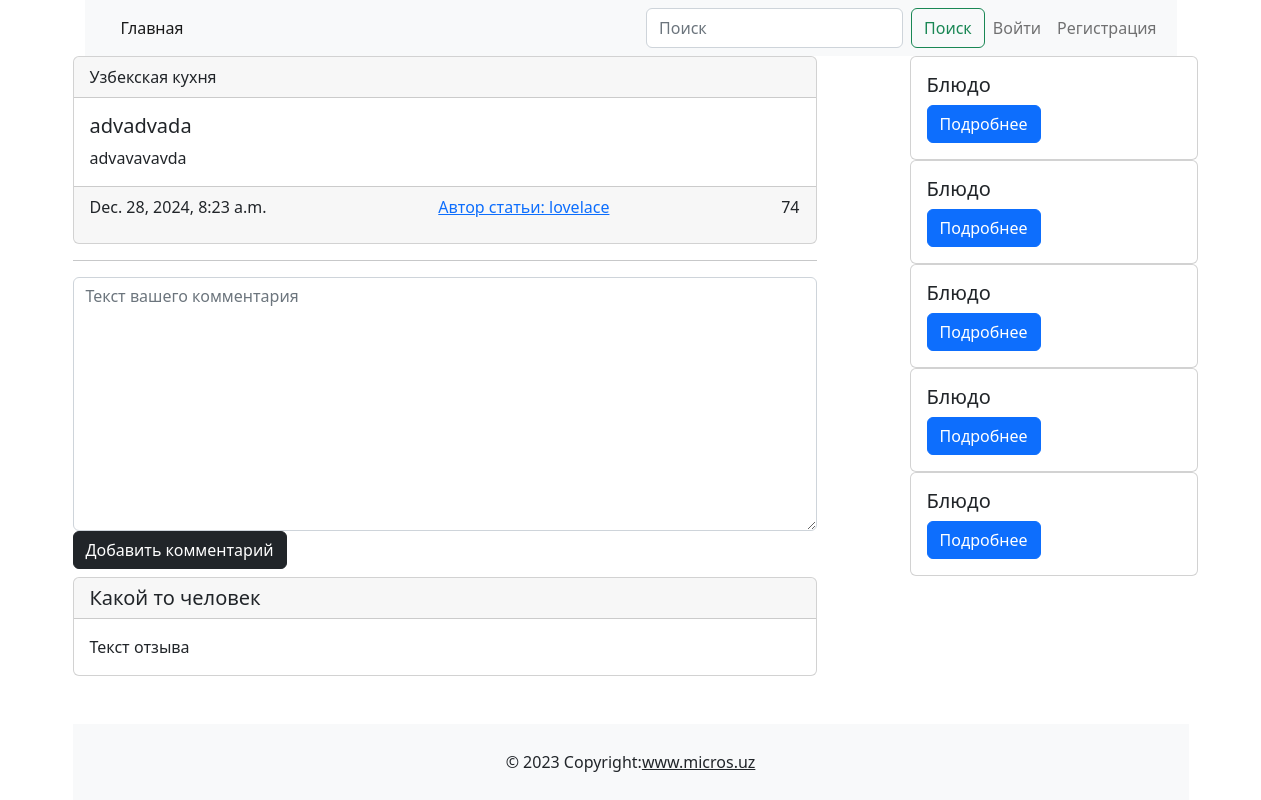
Page /post/advadvada on the earlier database version.
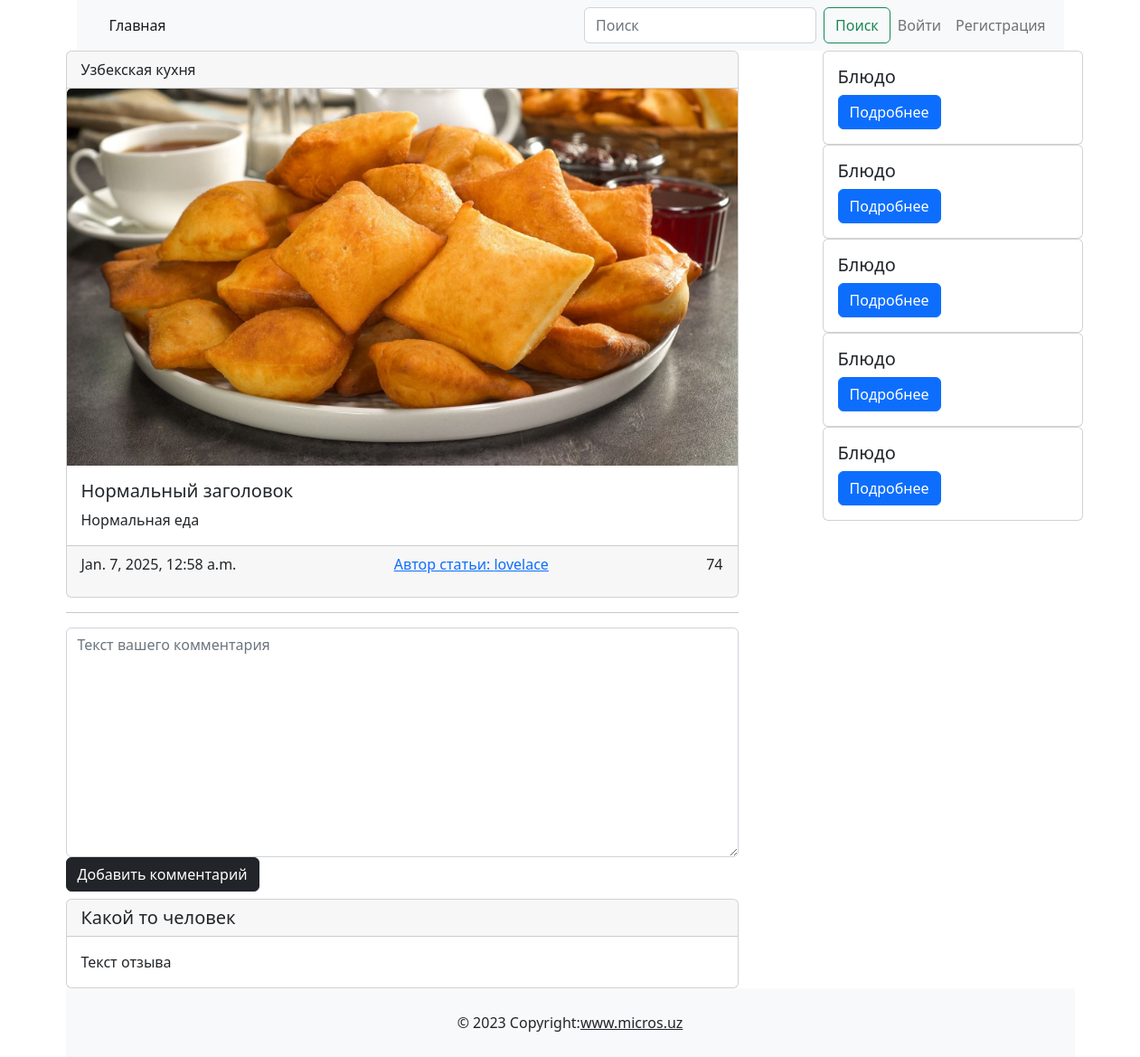
Same page on the later database version.
### main/models.py (models this page shows, shortened)
class Post(models.Model):
    title = models.CharField(max_length=255, unique=True)
    slug = models.SlugField(max_length=255, unique=True)
    photo = models.ImageField(upload_to='photo/%y/%m/%d', blank=True, null=True)
    author = models.ForeignKey(CustomUser, on_delete=models.CASCADE, related_name='author_posts')
    category = models.ForeignKey('Category', on_delete=models.CASCADE, related_name='posts')
    content = models.TextField()
    created_at = models.DateTimeField(auto_now_add=True)
    updated_at = models.DateTimeField(auto_now=True)
    available = models.BooleanField(default=True)
    class Meta:
        ordering = ['-created_at']
        verbose_name = 'Post'
        verbose_name_plural = 'Posts'

class Category(models.Model):
    name= models.CharField(max_length=100, unique=True)
    slug = models.SlugField(max_length=100, unique=True)

### users/models.py (models this page shows, shortened)
class CustomUser(AbstractUser):
    image = models.ImageField(upload_to='profile_images/%Y/%m/%d', blank=True, null=True)
    phonenumber = models.CharField(max_length=13, blank=True, null=True)
    address = models.CharField(max_length=100, blank=True, null=True)
    def __str__(self):
        return self.username

### main/views.py (the view)
# urls.py: path('post/<slug:post_slug>', views.DetailPage.as_view(), name='detail_page'),
class DetailPage(DetailView):
    template_name = 'main/detail_page.html'
    model = Post
    context_object_name = 'post'
    slug_url_kwarg = 'post_slug'
    def get_context_data(self, **kwargs):
        context = super().get_context_data(**kwargs)
        context['title'] = 'Пост'
        return context

### main/templates/main/detail_page.html (shortened to what this page needs)
{% extends "base.html" %}
        {% block content %}
            <div class="d-flex justify-content-between"><div class="col-8">
                <div class="card"><div class="card-header d-flex justify-content-between">{{post.category.name}}
                </div>
                    <img src="{% if post.photo %}{{post.photo.url}}{% else %}https://www.raumplus.ru/upload/iblock/99e/Skoro-zdes-budet-foto.jpg{% endif %}" class="card-img-top" width="300" alt=""><div class="card-body">
                    <h5 class="card-title">{{ post.title }}</h5>
                    <p class="card-text">
                        {{ post.content }}
                    </p>
                </div>
                    <div class="card-footer d-flex justify-content-between"><p class="card-text">{{ post.updated_at }}</p>
                        <a href="/profile/1">Автор статьи: {{post.author}}</a>
                        <p class="card-text">74</p>
                    </div>
                </div>
                <hr>
                <form action="#!" method="post" , enctype="multipart/form-data">
                    <textarea name="text" cols="40" rows="10" class="form-control" placeholder="Текст вашего комментария" required id="id_text"></textarea>
                    <button class="btn btn-dark" type="submit">Добавить комментарий</button>
                </form>
                <div class="card mt-2"><h5 class="card-header">Какой то человек</h5>
                    <div class="card-body">
                        <p class="card-text">Текст отзыва</p>
                    </div>
                </div>
            </div>
            <div class="col-1"></div>
            <div class="col-4">
                <div class="card" style="width: 18rem;">
                    <div class="card-body"><h5 class="card-title">Блюдо</h5><a href="#!" class="btn btn-primary">Подробнее</a></div>
                </div>
                <div class="card" style="width: 18rem;">
                    <div class="card-body"><h5 class="card-title">Блюдо</h5><a href="#!" class="btn btn-primary">Подробнее</a></div>
                </div>
                <div class="card" style="width: 18rem;">
                    <div class="card-body"><h5 class="card-title">Блюдо</h5><a href="#!" class="btn btn-primary">Подробнее</a></div>
                </div>
                <div class="card" style="width: 18rem;">
                    <div class="card-body"><h5 class="card-title">Блюдо</h5><a href="#!" class="btn btn-primary">Подробнее</a></div>
                </div>
                <div class="card" style="width: 18rem;">
                    <div class="card-body"><h5 class="card-title">Блюдо</h5><a href="#!" class="btn btn-primary">Подробнее</a></div>
                </div>
            </div>
            </div>
        {% endblock content %}

### templates/base.html (shortened to what this page needs)
{% load static %}
<!doctype html>
<html lang="en">
<head>
    <link href="https://cdn.jsdelivr.net/npm/bootstrap@5.2.3/dist/css/bootstrap.min.css" rel="stylesheet">
    <link rel="stylesheet" href="{% static "main/css/styles.css" %}">
</head>
<body>
    <div class="container">
        <header>
            <div class="container">
                {% block header %}
                    <nav class="navbar navbar-expand-lg bg-light">
                        <div class="container-fluid">
                            <div class="collapse navbar-collapse" id="navbarSupportedContent">
                                <ul class="navbar-nav me-auto mb-2 mb-lg-0"><li class="nav-item"><a class="nav-link active" aria-current="page" href="{% url "main:index" %}">Главная</a></li></ul>
                                <div class="d-flex">
                                    <form class="d-flex" role="search" method="get" action="{% url "main:search" %}">
                                        <input name="q" class="form-control me-2" type="search" placeholder="Поиск" aria-label="Поиск" value='{{ request.GET.q }}'>
                                        <button class="btn btn-outline-success" type="submit">Поиск</button>
                                    </form>
                                    <ul class="navbar-nav me-auto mb-2 mb-lg-0">
                                        <li class="nav-item dropdown">
                                            {% if user.is_authenticated %}
                                                <a class="nav-link dropdown-toggle" href="#" id="navbarDropdown" role="button"
                                                data-bs-toggle="dropdown" aria-expanded="false">
                                                    Здравствуйте {{user}}
                                                </a>
                                                <ul class="dropdown-menu" aria-labelledby="navbarDropdown">
                                                    <li><a class="dropdown-item" href="{{ user.get_absolute_url }}">Моя страница</a></li>
                                                    <li><a class="dropdown-item" href="{% url "main:add_post" %}">Добавить статью</a></li>
                                                    <li><hr class="dropdown-divider"></li>
                                                    <li><a class="dropdown-item" href="{% url "users:logout" %}">Выход</a></li>
                                                </ul>
                                            {% else %}
                                            <div class="d-flex align-items-center">
                                                <a class="nav-link" href="{% url 'users:login' %}">Войти</a>
                                                <a class="nav-link" href="{% url "users:register" %}">Регистрация</a>
                                            </div>
                                            {% endif %}
                                        </li>
                                    </ul>
                                </div>
                            </div>
                        </div>
                    </nav>
                {% endblock header %}
            </div>
        </header>
        <main>
            {% block content %}
            {% endblock content %}
        </main>
         {% block footer %}
            <footer class="bg-light text-center text-lg-start">
                <div class="text-center p-3" style="background-color: rgba(0, 0, 0, 0);">© 2023 Copyright:<a class="text-dark" href="https://mdbootstrap.com/">www.micros.uz</a></div>
            </footer>
         {% endblock footer %}
    </div>
</body>
</html>

### main/static/main/css/styles.css (style rules this page uses)
html, body { height: 100%; margin: 0; display: flex; flex-direction: column; }
.container { flex: 1; display: flex; flex-direction: column; }
main { flex: 1; }
footer { background-color: #f8f9fa; padding: 10px 0; text-align: center; }

Differences in the rows shown:
changed Post "Узбекская кухня": photo: picture added; title "advadvada" → "Нормальный заголовок"; content "advavavavda" → "Нормальная еда"; updated_at "Dec. 28, 2024, 8:23 a.m." → "Jan. 7, 2025, 12:58 a.m."
